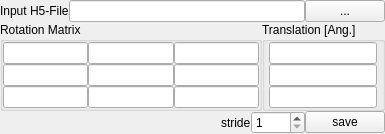
<?xml version="1.0" encoding="UTF-8"?>
<ui version="4.0">
 <class>Form</class>
 <widget class="QWidget" name="Form">
  <property name="geometry">
   <rect>
    <x>0</x>
    <y>0</y>
    <width>385</width>
    <height>124</height>
   </rect>
  </property>
  <property name="windowTitle">
   <string>Rotate and translate trajectories</string>
  </property>
  <layout class="QGridLayout" name="gridLayout_3">
   <property name="margin">
    <number>0</number>
   </property>
   <property name="spacing">
    <number>0</number>
   </property>
   <item row="1" column="4">
    <widget class="QGroupBox" name="groupBox_2">
     <property name="title">
      <string>Translation [Ang.]</string>
     </property>
     <layout class="QGridLayout" name="gridLayout_2">
      <property name="margin">
       <number>0</number>
      </property>
      <property name="spacing">
       <number>0</number>
      </property>
      <item row="2" column="0">
       <widget class="QLineEdit" name="lineEdit_14">
        <property name="sizePolicy">
         <sizepolicy hsizetype="Fixed" vsizetype="Fixed">
          <horstretch>0</horstretch>
          <verstretch>0</verstretch>
         </sizepolicy>
        </property>
        <property name="text">
         <string/>
        </property>
       </widget>
      </item>
      <item row="1" column="0">
       <widget class="QLineEdit" name="lineEdit_13">
        <property name="sizePolicy">
         <sizepolicy hsizetype="Fixed" vsizetype="Fixed">
          <horstretch>0</horstretch>
          <verstretch>0</verstretch>
         </sizepolicy>
        </property>
        <property name="text">
         <string/>
        </property>
       </widget>
      </item>
      <item row="0" column="0">
       <widget class="QLineEdit" name="lineEdit_12">
        <property name="sizePolicy">
         <sizepolicy hsizetype="Fixed" vsizetype="Fixed">
          <horstretch>0</horstretch>
          <verstretch>0</verstretch>
         </sizepolicy>
        </property>
        <property name="text">
         <string/>
        </property>
       </widget>
      </item>
     </layout>
    </widget>
   </item>
   <item row="0" column="0" colspan="5">
    <layout class="QHBoxLayout" name="horizontalLayout">
     <property name="spacing">
      <number>0</number>
     </property>
     <item>
      <widget class="QLabel" name="label">
       <property name="text">
        <string>Input H5-File</string>
       </property>
      </widget>
     </item>
     <item>
      <widget class="QLineEdit" name="lineEdit">
       <property name="readOnly">
        <bool>true</bool>
       </property>
      </widget>
     </item>
     <item>
      <widget class="QPushButton" name="toolButton">
       <property name="text">
        <string>...</string>
       </property>
      </widget>
     </item>
    </layout>
   </item>
   <item row="1" column="0" colspan="4">
    <widget class="QGroupBox" name="groupBox">
     <property name="toolTip">
      <string>The rotation matrix. The user has to assure that this is acutally a rotation matrix. The program simply multiplies the coordinates of the trajectory by this matrix.</string>
     </property>
     <property name="title">
      <string>Rotation Matrix</string>
     </property>
     <layout class="QGridLayout" name="gridLayout">
      <property name="margin">
       <number>0</number>
      </property>
      <property name="spacing">
       <number>0</number>
      </property>
      <item row="2" column="0">
       <widget class="QLineEdit" name="lineEdit_5">
        <property name="text">
         <string/>
        </property>
       </widget>
      </item>
      <item row="0" column="0">
       <widget class="QLineEdit" name="lineEdit_3">
        <property name="text">
         <string/>
        </property>
       </widget>
      </item>
      <item row="1" column="0">
       <widget class="QLineEdit" name="lineEdit_4">
        <property name="text">
         <string/>
        </property>
       </widget>
      </item>
      <item row="0" column="1">
       <widget class="QLineEdit" name="lineEdit_6">
        <property name="text">
         <string/>
        </property>
       </widget>
      </item>
      <item row="1" column="1">
       <widget class="QLineEdit" name="lineEdit_7">
        <property name="text">
         <string/>
        </property>
       </widget>
      </item>
      <item row="2" column="2">
       <widget class="QLineEdit" name="lineEdit_11">
        <property name="text">
         <string/>
        </property>
       </widget>
      </item>
      <item row="1" column="2">
       <widget class="QLineEdit" name="lineEdit_10">
        <property name="text">
         <string/>
        </property>
       </widget>
      </item>
      <item row="2" column="1">
       <widget class="QLineEdit" name="lineEdit_8">
        <property name="text">
         <string/>
        </property>
       </widget>
      </item>
      <item row="0" column="2">
       <widget class="QLineEdit" name="lineEdit_9">
        <property name="text">
         <string/>
        </property>
       </widget>
      </item>
     </layout>
    </widget>
   </item>
   <item row="3" column="0" colspan="5">
    <layout class="QHBoxLayout" name="horizontalLayout_2">
     <property name="spacing">
      <number>0</number>
     </property>
     <item>
      <spacer name="horizontalSpacer">
       <property name="orientation">
        <enum>Qt::Horizontal</enum>
       </property>
       <property name="sizeHint" stdset="0">
        <size>
         <width>40</width>
         <height>20</height>
        </size>
       </property>
      </spacer>
     </item>
     <item>
      <widget class="QLabel" name="label_2">
       <property name="text">
        <string>stride</string>
       </property>
      </widget>
     </item>
     <item>
      <widget class="QSpinBox" name="spinBox">
       <property name="minimum">
        <number>1</number>
       </property>
       <property name="maximum">
        <number>9999</number>
       </property>
      </widget>
     </item>
     <item>
      <widget class="QPushButton" name="pushButton_2">
       <property name="sizePolicy">
        <sizepolicy hsizetype="Fixed" vsizetype="Fixed">
         <horstretch>0</horstretch>
         <verstretch>0</verstretch>
        </sizepolicy>
       </property>
       <property name="toolTip">
        <string>The altered trajecotry is saved after clicking on the save button.</string>
       </property>
       <property name="text">
        <string>save</string>
       </property>
      </widget>
     </item>
    </layout>
   </item>
  </layout>
  <action name="actionOpen_trajectory">
   <property name="text">
    <string>Open trajectory</string>
   </property>
  </action>
  <action name="actionSave_trajectory">
   <property name="text">
    <string>Save trajectory</string>
   </property>
  </action>
  <action name="actionRotate_translate">
   <property name="text">
    <string>Rotate translate</string>
   </property>
  </action>
 </widget>
 <resources/>
 <connections>
  <connection>
   <sender>toolButton</sender>
   <signal>clicked()</signal>
   <receiver>actionOpen_trajectory</receiver>
   <slot>trigger()</slot>
   <hints>
    <hint type="sourcelabel">
     <x>369</x>
     <y>19</y>
    </hint>
    <hint type="destinationlabel">
     <x>-1</x>
     <y>-1</y>
    </hint>
   </hints>
  </connection>
  <connection>
   <sender>pushButton_2</sender>
   <signal>clicked()</signal>
   <receiver>actionSave_trajectory</receiver>
   <slot>trigger()</slot>
   <hints>
    <hint type="sourcelabel">
     <x>308</x>
     <y>168</y>
    </hint>
    <hint type="destinationlabel">
     <x>-1</x>
     <y>-1</y>
    </hint>
   </hints>
  </connection>
 </connections>
</ui>
